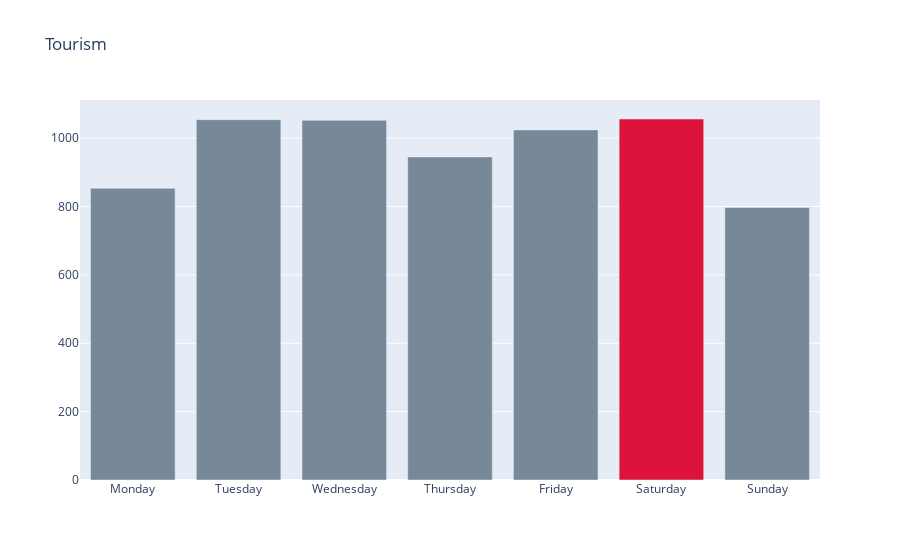

The code cell stored with this chart in its notebook:
### Code cell
import plotly.graph_objects as go

colors = ['lightslategray',] * 7
colors[5] = 'crimson'

fig = go.Figure(data=[go.Bar(
    x=dfd_ts['day_of_week'],
    y=dfd_ts['sum_ts'],
    marker_color=colors # marker color can be a single color value or an iterable
)])
fig.update_layout(title_text='Tourism')
fig.show()
fig.write_image("image_day_ts_final2.jpeg")

### Figure 1 — Plotly figure (JSON) as saved in the notebook; plotly's stock layout.template omitted (floating-point values rounded to 4 significant figures)
{"data": [{"marker": {"color": ["lightslategray", "lightslategray", "lightslategray", "lightslategray", "lightslategray", "crimson", "lightslategray"]}, "type": "bar", "x": ["Monday", "Tuesday", "Wednesday", "Thursday", "Friday", "Saturday", "Sunday"], "y": [853, 1054, 1052, 945, 1024, 1056.0, 797]}], "layout": {"title": {"text": "Tourism"}}}
